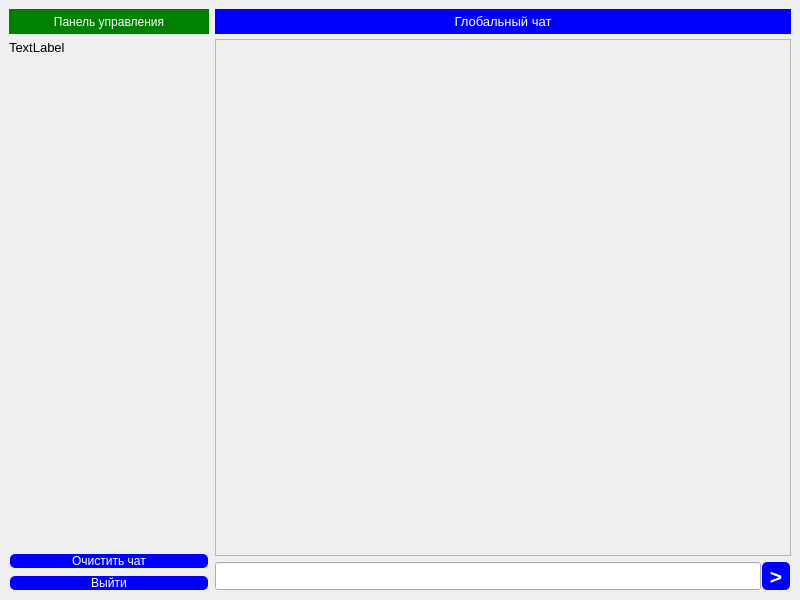
<?xml version="1.0" encoding="UTF-8"?>
<ui version="4.0">
 <class>Window</class>
 <widget class="QMainWindow" name="Window">
  <property name="geometry">
   <rect>
    <x>0</x>
    <y>0</y>
    <width>800</width>
    <height>600</height>
   </rect>
  </property>
  <property name="windowTitle">
   <string>MainWindow</string>
  </property>
  <widget class="QWidget" name="centralwidget">
   <layout class="QHBoxLayout" name="horizontalLayout">
    <item>
     <layout class="QVBoxLayout" name="verticalLayout_2">
      <item>
       <widget class="QLabel" name="label_2">
        <property name="minimumSize">
         <size>
          <width>200</width>
          <height>25</height>
         </size>
        </property>
        <property name="styleSheet">
         <string notr="true">background-color: green;
color: white;</string>
        </property>
        <property name="text">
         <string>Панель управления</string>
        </property>
        <property name="alignment">
         <set>Qt::AlignmentFlag::AlignCenter</set>
        </property>
       </widget>
      </item>
      <item>
       <widget class="QLabel" name="label_3">
        <property name="font">
         <font>
          <pointsize>10</pointsize>
         </font>
        </property>
        <property name="text">
         <string>TextLabel</string>
        </property>
       </widget>
      </item>
      <item>
       <spacer name="verticalSpacer">
        <property name="orientation">
         <enum>Qt::Orientation::Vertical</enum>
        </property>
        <property name="sizeHint" stdset="0">
         <size>
          <width>20</width>
          <height>40</height>
         </size>
        </property>
       </spacer>
      </item>
      <item>
       <widget class="QPushButton" name="pushButton_3">
        <property name="styleSheet">
         <string notr="true">QPushButton {
background-color: blue;
border: none;
color: white;
margin: 1px 1px;
border-radius: 5px;
        }
QPushButton:hover {
background-color: lightblue;
        }
QPushButton:pressed {
background-color: #21618C;
        }</string>
        </property>
        <property name="text">
         <string>Очистить чат</string>
        </property>
       </widget>
      </item>
      <item>
       <widget class="QPushButton" name="pushButton">
        <property name="styleSheet">
         <string notr="true">QPushButton {
background-color: blue;
border: none;
color: white;
margin: 1px 1px;
border-radius: 5px;
        }
QPushButton:hover {
background-color: lightblue;
        }
QPushButton:pressed {
background-color: #21618C;
        }</string>
        </property>
        <property name="text">
         <string>Выйти</string>
        </property>
       </widget>
      </item>
     </layout>
    </item>
    <item>
     <layout class="QVBoxLayout" name="verticalLayout">
      <property name="spacing">
       <number>5</number>
      </property>
      <item>
       <widget class="QLabel" name="label">
        <property name="minimumSize">
         <size>
          <width>0</width>
          <height>25</height>
         </size>
        </property>
        <property name="font">
         <font>
          <pointsize>10</pointsize>
         </font>
        </property>
        <property name="styleSheet">
         <string notr="true">background-color: blue;
color: white;</string>
        </property>
        <property name="text">
         <string>Глобальный чат</string>
        </property>
        <property name="alignment">
         <set>Qt::AlignmentFlag::AlignCenter</set>
        </property>
       </widget>
      </item>
      <item>
       <widget class="QScrollArea" name="scrollArea">
        <property name="styleSheet">
         <string notr="true">    QScrollBar:vertical {
        background-color: lightblue;
        width: 12px;
    }

    QScrollBar::handle:vertical {
        background-color: steelblue;
        min-height: 20px; 
        border-radius: 6px;
    }

    QScrollBar::add-line:vertical {
        height: 0px;
        subcontrol-position: bottom;
        subcontrol-origin: margin;
    }

    QScrollBar::sub-line:vertical {
        height: 0 px;
        subcontrol-position: top;
        subcontrol-origin: margin;
    }</string>
        </property>
        <property name="widgetResizable">
         <bool>true</bool>
        </property>
        <widget class="QWidget" name="scrollAreaWidgetContents">
         <property name="geometry">
          <rect>
           <x>0</x>
           <y>0</y>
           <width>559</width>
           <height>471</height>
          </rect>
         </property>
        </widget>
       </widget>
      </item>
      <item>
       <layout class="QHBoxLayout" name="horizontalLayout_2">
        <property name="spacing">
         <number>0</number>
        </property>
        <item>
         <widget class="QLineEdit" name="lineEdit">
          <property name="sizePolicy">
           <sizepolicy hsizetype="Expanding" vsizetype="Minimum">
            <horstretch>0</horstretch>
            <verstretch>0</verstretch>
           </sizepolicy>
          </property>
          <property name="minimumSize">
           <size>
            <width>0</width>
            <height>28</height>
           </size>
          </property>
          <property name="maximumSize">
           <size>
            <width>16777215</width>
            <height>28</height>
           </size>
          </property>
          <property name="font">
           <font>
            <pointsize>10</pointsize>
           </font>
          </property>
         </widget>
        </item>
        <item>
         <widget class="QPushButton" name="pushButton_2">
          <property name="enabled">
           <bool>true</bool>
          </property>
          <property name="sizePolicy">
           <sizepolicy hsizetype="Maximum" vsizetype="Maximum">
            <horstretch>0</horstretch>
            <verstretch>0</verstretch>
           </sizepolicy>
          </property>
          <property name="minimumSize">
           <size>
            <width>30</width>
            <height>30</height>
           </size>
          </property>
          <property name="maximumSize">
           <size>
            <width>30</width>
            <height>30</height>
           </size>
          </property>
          <property name="font">
           <font>
            <pointsize>16</pointsize>
            <bold>true</bold>
           </font>
          </property>
          <property name="styleSheet">
           <string notr="true">QPushButton {
background-color: blue;
border: none;
color: white;
margin: 1px 1px;
border-radius: 5px;
        }
QPushButton:hover {
background-color: lightblue;
        }
QPushButton:pressed {
background-color: #21618C;
        }</string>
          </property>
          <property name="text">
           <string>&gt;</string>
          </property>
         </widget>
        </item>
       </layout>
      </item>
     </layout>
    </item>
   </layout>
  </widget>
  <widget class="QMenuBar" name="menubar">
   <property name="geometry">
    <rect>
     <x>0</x>
     <y>0</y>
     <width>800</width>
     <height>30</height>
    </rect>
   </property>
  </widget>
 </widget>
 <resources/>
 <connections/>
</ui>
